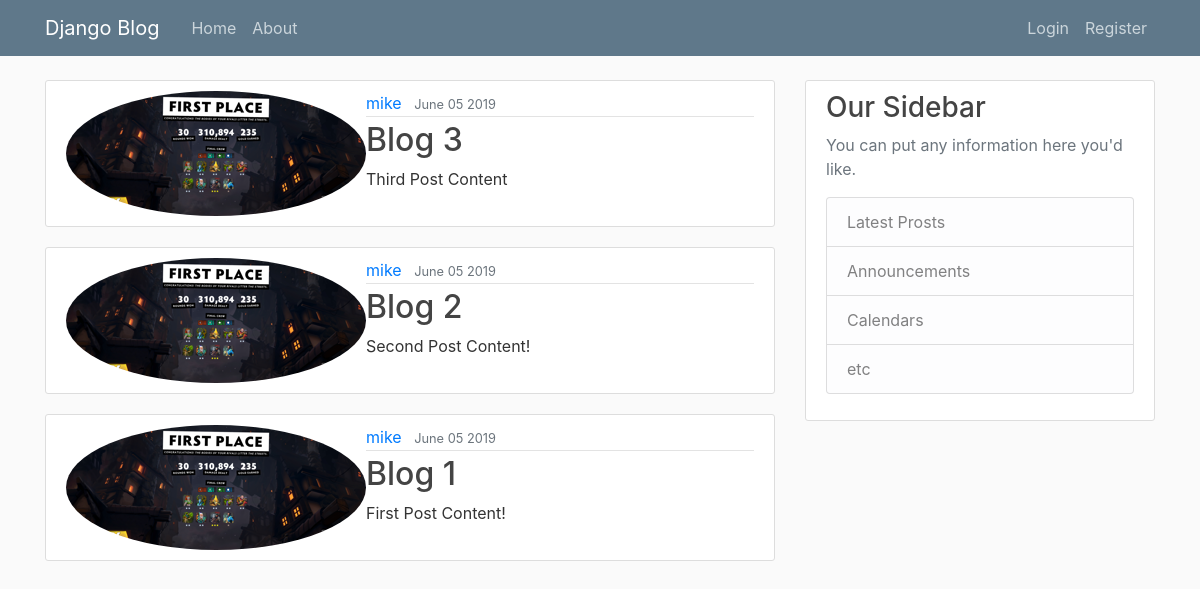
The page / on the database its author committed.
### blog/models.py (models this page shows, shortened)
class Post(models.Model):
	title = models.CharField(max_length=100)
	content = models.TextField()
	date_posted = models.DateTimeField(default=timezone.now)
	author = models.ForeignKey(User, on_delete=models.CASCADE)

### users/models.py (models this page shows, shortened)
class Profile(models.Model):
	user = models.OneToOneField(User, on_delete=models.CASCADE)
	image = models.ImageField(default='default.jpg', upload_to='profile-pics')

### blog/views.py (the view)
# urls.py: path('', PostListView.as_view(), name='blog-home'),
class PostListView(ListView):
	model = Post
	template_name='blog/home.html'
	context_object_name = 'posts'
	ordering = ['-date_posted']

### blog/templates/blog/home.html
{%extends "blog/base.html"%}
{%block content%}
	{% for post in posts %}
	<article class="media content-section">
		<img class="rounded-circle article-image" src="{{ post.author.profile.image.url }}">
		<div class="media-body">
			<div class="article-metadata">
				<a class="mr-2" href="#">{{ post.author }}</a>
				<small class="text-muted">{{ post.date_posted|date:"F d Y" }}</small>
			</div>
			<h2><a class="article-title" href="#">{{ post.title }}</a></h2>
			<p class="article-content">{{ post.content }}</p>
		</div>
	</article>
	{% endfor %}
{%endblock content%}

### blog/templates/blog/base.html (shortened to what this page needs)
{%load static%}
<!DOCTYPE html>
<html>
<head>
    <link rel="stylesheet" href="https://maxcdn.bootstrapcdn.com/bootstrap/4.0.0/css/bootstrap.min.css">
    <link rel="stylesheet" type="text/css" href="{% static 'blog/main.css' %}">
</head>
<body>
	<header class="site-header">
		<nav class="navbar navbar-expand-md navbar-dark bg-steel fixed-top">
			<div class="container">
				<a class="navbar-brand mr-4" href="{% url 'blog-home'%}">Django Blog</a>
				<div class="collapse navbar-collapse" id="navbarToggle">
					<div class="navbar-nav mr-auto">
						<a class="nav-item nav-link" href="{% url 'blog-home'%}">Home</a>
						<a class="nav-item nav-link" href="{% url 'blog-about'%}">About</a>
					</div>
					<div class="navbar-nav">
						{%if user.is_authenticated%}
							<a class="nav-item nav-link" href="{% url 'profile'%}">Profile</a>
							<a class="nav-item nav-link" href="{% url 'logout'%}">Logout</a>
						{%else%}
							<a class="nav-item nav-link" href="{% url 'login'%}">Login</a>
							<a class="nav-item nav-link" href="{% url 'register'%}">Register</a>
						{%endif%}
					</div>
				</div>
			</div>
		</nav>
	</header>
	<main role="main" class="container">
		<div class="row">
			<div class="col-md-8">
				{% block content %}{% endblock %}
			</div>
			<div class="col-md-4">
				<div class="content-section">
					<h3>Our Sidebar</h3>
					<p class='text-muted'>You can put any information here you'd like.
						<ul class="list-group">
							<li class="list-group-item list-group-item-light">Latest Prosts</li>
							<li class="list-group-item list-group-item-light">Announcements</li>
							<li class="list-group-item list-group-item-light">Calendars</li>
							<li class="list-group-item list-group-item-light">etc</li>
						</ul>
					</p>
				</div>
			</div>
		</div>
	</main>
</body>
</html>

### blog/static/blog/main.css (style rules this page uses)
body { background: #fafafa; color: #333333; margin-top: 5rem; }
h1, h2, h3, h4, h5, h6 { color: #444444; }
ul { margin: 0; }
.bg-steel { background-color: #5f788a; }
.site-header .navbar-nav .nav-link { color: #cbd5db; }
.content-section { background: #ffffff; padding: 10px 20px; border: 1px solid #dddddd; border-radius: 3px; margin-bottom: 20px; }
.article-title { color: #444444; }
.article-content { white-space: pre-line; }
.article-metadata { padding-bottom: 1px; margin-bottom: 4px; border-bottom: 1px solid #e3e3e3 }

### rows shown on the page
Post: author.profile.image (picture), author "mike", date_posted "June 05 2019", title "Blog 3", content "Third Post Content"
Post: author.profile.image (picture), author "mike", date_posted "June 05 2019", title "Blog 2", content "Second Post Content!"
Post: author.profile.image (picture), author "mike", date_posted "June 05 2019", title "Blog 1", content "First Post Content!"
